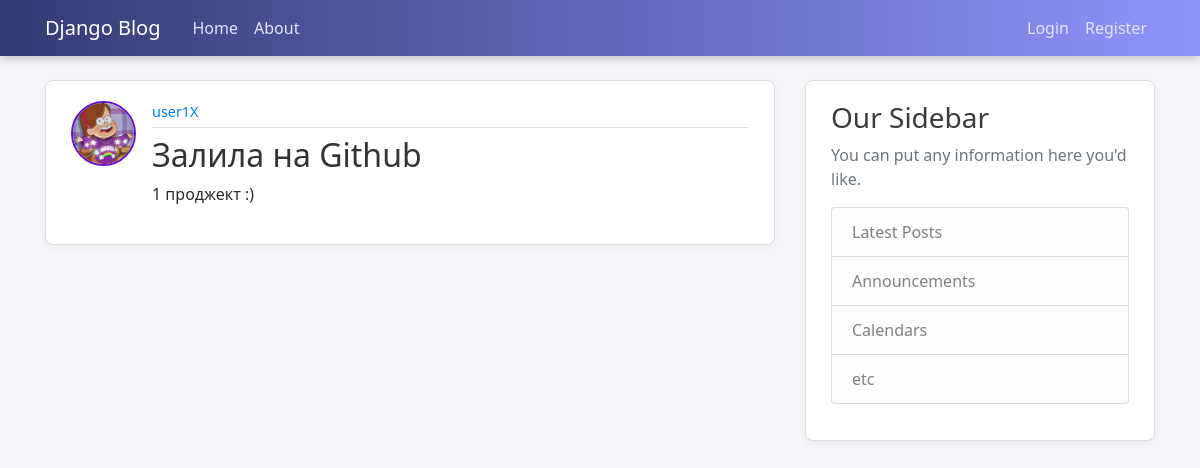
/post/16/, run on the app's committed database.
### blog/models.py (models this page shows, shortened)
class Post(models.Model):
    title = models.CharField(max_length=100)
    content = models.TextField()
    date_posted = models.DateTimeField(default=timezone.now)
    author = models.ForeignKey(User,on_delete=models.CASCADE)

### users/models.py (models this page shows, shortened)
class Profile(models.Model):
    user = models.OneToOneField(User, on_delete=models.CASCADE)
    image = models.ImageField(default='default.jpg', upload_to='profile pics')

### blog/views.py (the view)
# urls.py: path('post/<int:pk>/', PostDetailView.as_view(), name='post-detail'),
class PostDetailView(DetailView):
    model = Post

### blog/templates/blog/post_detail.html (shortened to what this page needs)
{% extends "blog/base.html" %}
{% block content %}
        <article class="media content-section">
            <img class = "rounded-circle article-img" src="{{ object.author.profile.image.url }}">
          <div class="media-body">
            <div class="article-metadata">
              <a class="mr-2" href="{% url 'user-posts' object.author.username %}">{{ object.author }}</a>
            </div>
            <h2 class="article-title">{{ object.title }}</h2>
            <p class="article-content">{{ object.content }}</p>
          </div>
        </article>
{% endblock content %}

### blog/static/blog/main.css (style rules this page uses)
body { background: #f4f6f9; color: #2c2c2c; margin-top: 5rem; font-family: 'Segoe UI', Tahoma, Geneva, Verdana, sans-serif; }
h1, h2, h3, h4, h5, h6 { color: #3b3b3b; }
.content-section { background: #ffffff; padding: 20px 25px; border: 1px solid #dddddd; border-radius: 8px; margin-bottom: 25px; box-shadow: 0 2px 6px rgba(0, 0, 0, 0.05); }
.article-title { color: #333333; transition: color 0.3s; }
.article-content { white-space: pre-line; line-height: 1.6; }
.article-img { height: 65px; width: 65px; margin-right: 16px; border-radius: 50%; object-fit: cover; border: 2px solid #6a11cb; }
.article-metadata { padding-bottom: 4px; margin-bottom: 8px; border-bottom: 1px solid #e0e0e0; font-size: 0.9rem; color: #666666; }

### data on the page
Post: author.profile.image (picture), author "user1X", title "Залила на Github", content "1 проджект :)"
